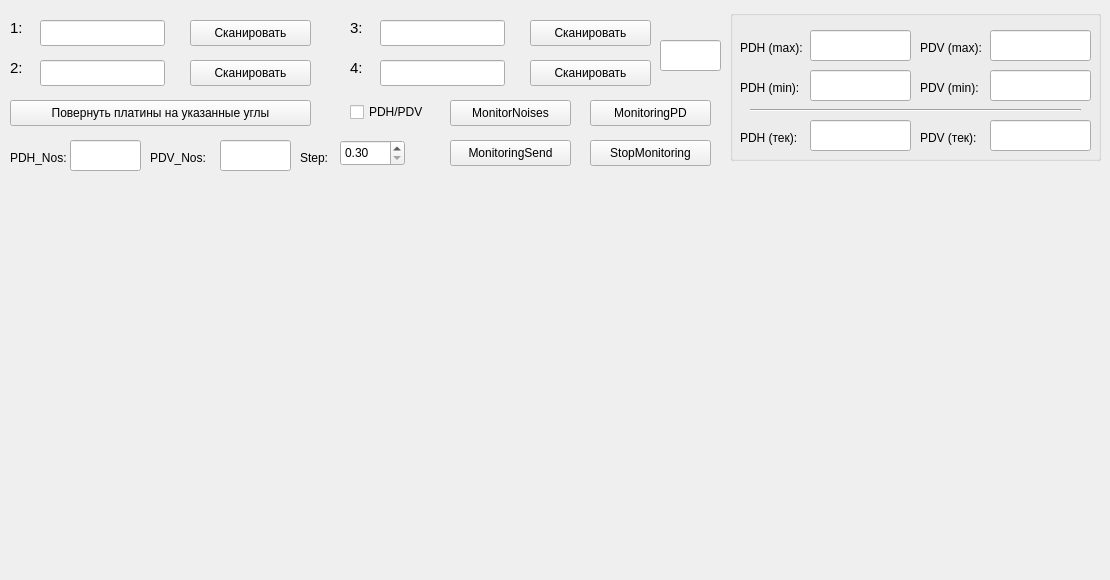
    <widget class="QWidget" name="tab_2">
     <attribute name="title">
      <string>Мониторинг</string>
     </attribute>
     <widget class="QCustomPlot" name="widget" native="true">
      <property name="geometry">
       <rect>
        <x>0</x>
        <y>180</y>
        <width>1101</width>
        <height>391</height>
       </rect>
      </property>
      <widget class="QLabel" name="imageLabel">
       <property name="geometry">
        <rect>
         <x>990</x>
         <y>10</y>
         <width>101</width>
         <height>41</height>
        </rect>
       </property>
       <property name="text">
        <string/>
       </property>
      </widget>
     </widget>
     <widget class="QPushButton" name="ScanAngles1">
      <property name="geometry">
       <rect>
        <x>190</x>
        <y>20</y>
        <width>121</width>
        <height>26</height>
       </rect>
      </property>
      <property name="text">
       <string>Сканировать</string>
      </property>
     </widget>
     <widget class="QLineEdit" name="Angles1">
      <property name="geometry">
       <rect>
        <x>40</x>
        <y>20</y>
        <width>125</width>
        <height>26</height>
       </rect>
      </property>
     </widget>
     <widget class="QLabel" name="label">
      <property name="geometry">
       <rect>
        <x>10</x>
        <y>20</y>
        <width>16</width>
        <height>16</height>
       </rect>
      </property>
      <property name="font">
       <font>
        <pointsize>11</pointsize>
       </font>
      </property>
      <property name="text">
       <string>1:</string>
      </property>
     </widget>
     <widget class="QPushButton" name="ScanAngles2">
      <property name="geometry">
       <rect>
        <x>190</x>
        <y>60</y>
        <width>121</width>
        <height>26</height>
       </rect>
      </property>
      <property name="text">
       <string>Сканировать</string>
      </property>
     </widget>
     <widget class="QLineEdit" name="Angles2">
      <property name="geometry">
       <rect>
        <x>40</x>
        <y>60</y>
        <width>125</width>
        <height>26</height>
       </rect>
      </property>
     </widget>
     <widget class="QLineEdit" name="Angles3">
      <property name="geometry">
       <rect>
        <x>380</x>
        <y>20</y>
        <width>125</width>
        <height>26</height>
       </rect>
      </property>
     </widget>
     <widget class="QLineEdit" name="Angles4">
      <property name="geometry">
       <rect>
        <x>380</x>
        <y>60</y>
        <width>125</width>
        <height>26</height>
       </rect>
      </property>
     </widget>
     <widget class="QPushButton" name="ScanAngles3">
      <property name="geometry">
       <rect>
        <x>530</x>
        <y>20</y>
        <width>121</width>
        <height>26</height>
       </rect>
      </property>
      <property name="text">
       <string>Сканировать</string>
      </property>
     </widget>
     <widget class="QPushButton" name="ScanAngles4">
      <property name="geometry">
       <rect>
        <x>530</x>
        <y>60</y>
        <width>121</width>
        <height>26</height>
       </rect>
      </property>
      <property name="text">
       <string>Сканировать</string>
      </property>
     </widget>
     <widget class="QLabel" name="label_2">
      <property name="geometry">
       <rect>
        <x>10</x>
        <y>60</y>
        <width>16</width>
        <height>16</height>
       </rect>
      </property>
      <property name="font">
       <font>
        <pointsize>11</pointsize>
       </font>
      </property>
      <property name="text">
       <string>2:</string>
      </property>
     </widget>
     <widget class="QLabel" name="label_3">
      <property name="geometry">
       <rect>
        <x>350</x>
        <y>20</y>
        <width>16</width>
        <height>16</height>
       </rect>
      </property>
      <property name="font">
       <font>
        <pointsize>11</pointsize>
       </font>
      </property>
      <property name="text">
       <string>3:</string>
      </property>
     </widget>
     <widget class="QLabel" name="label_4">
      <property name="geometry">
       <rect>
        <x>350</x>
        <y>60</y>
        <width>16</width>
        <height>16</height>
       </rect>
      </property>
      <property name="font">
       <font>
        <pointsize>11</pointsize>
       </font>
      </property>
      <property name="text">
       <string>4:</string>
      </property>
     </widget>
     <widget class="QGroupBox" name="groupBox">
      <property name="geometry">
       <rect>
        <x>730</x>
        <y>10</y>
        <width>371</width>
        <height>151</height>
       </rect>
      </property>
      <property name="title">
       <string/>
      </property>
      <widget class="QLabel" name="label_5">
       <property name="geometry">
        <rect>
         <x>10</x>
         <y>30</y>
         <width>71</width>
         <height>16</height>
        </rect>
       </property>
       <property name="font">
        <font>
         <pointsize>9</pointsize>
        </font>
       </property>
       <property name="text">
        <string>PDH (max):</string>
       </property>
      </widget>
      <widget class="QLabel" name="label_6">
       <property name="geometry">
        <rect>
         <x>10</x>
         <y>70</y>
         <width>71</width>
         <height>16</height>
        </rect>
       </property>
       <property name="font">
        <font>
         <pointsize>9</pointsize>
        </font>
       </property>
       <property name="text">
        <string>PDH (min):</string>
       </property>
      </widget>
      <widget class="QLabel" name="label_7">
       <property name="geometry">
        <rect>
         <x>190</x>
         <y>30</y>
         <width>71</width>
         <height>16</height>
        </rect>
       </property>
       <property name="font">
        <font>
         <pointsize>9</pointsize>
        </font>
       </property>
       <property name="text">
        <string>PDV (max):</string>
       </property>
      </widget>
      <widget class="QLineEdit" name="PDH_max">
       <property name="geometry">
        <rect>
         <x>80</x>
         <y>20</y>
         <width>101</width>
         <height>31</height>
        </rect>
       </property>
      </widget>
      <widget class="QLineEdit" name="PDH_min">
       <property name="geometry">
        <rect>
         <x>80</x>
         <y>60</y>
         <width>101</width>
         <height>31</height>
        </rect>
       </property>
      </widget>
      <widget class="QLabel" name="label_9">
       <property name="geometry">
        <rect>
         <x>190</x>
         <y>70</y>
         <width>71</width>
         <height>16</height>
        </rect>
       </property>
       <property name="font">
        <font>
         <pointsize>9</pointsize>
        </font>
       </property>
       <property name="text">
        <string>PDV (min):</string>
       </property>
      </widget>
      <widget class="QLineEdit" name="PDV_max">
       <property name="geometry">
        <rect>
         <x>260</x>
         <y>20</y>
         <width>101</width>
         <height>31</height>
        </rect>
       </property>
      </widget>
      <widget class="QLineEdit" name="PDV_min">
       <property name="geometry">
        <rect>
         <x>260</x>
         <y>60</y>
         <width>101</width>
         <height>31</height>
        </rect>
       </property>
      </widget>
      <widget class="QLabel" name="label_10">
       <property name="geometry">
        <rect>
         <x>10</x>
         <y>120</y>
         <width>71</width>
         <height>16</height>
        </rect>
       </property>
       <property name="font">
        <font>
         <pointsize>9</pointsize>
        </font>
       </property>
       <property name="text">
        <string>PDH (тек):</string>
       </property>
      </widget>
      <widget class="QLabel" name="label_63">
       <property name="geometry">
        <rect>
         <x>190</x>
         <y>120</y>
         <width>71</width>
         <height>16</height>
        </rect>
       </property>
       <property name="font">
        <font>
         <pointsize>9</pointsize>
        </font>
       </property>
       <property name="text">
        <string>PDV (тек):</string>
       </property>
      </widget>
      <widget class="QLineEdit" name="Cur_PDH">
       <property name="geometry">
        <rect>
         <x>80</x>
         <y>110</y>
         <width>101</width>
         <height>31</height>
        </rect>
       </property>
      </widget>
      <widget class="QLineEdit" name="Cur_PDV">
       <property name="geometry">
        <rect>
         <x>260</x>
         <y>110</y>
         <width>101</width>
         <height>31</height>
        </rect>
       </property>
      </widget>
      <widget class="Line" name="line_4">
       <property name="geometry">
        <rect>
         <x>20</x>
         <y>90</y>
         <width>331</width>
         <height>20</height>
        </rect>
       </property>
       <property name="orientation">
        <enum>Qt::Horizontal</enum>
       </property>
      </widget>
     </widget>
     <widget class="QPushButton" name="MonitoringPD">
      <property name="geometry">
       <rect>
        <x>590</x>
        <y>100</y>
        <width>121</width>
        <height>26</height>
       </rect>
      </property>
      <property name="text">
       <string>MonitoringPD</string>
      </property>
     </widget>
     <widget class="QPushButton" name="Stop_monitoring">
      <property name="geometry">
       <rect>
        <x>590</x>
        <y>140</y>
        <width>121</width>
        <height>26</height>
       </rect>
      </property>
      <property name="text">
       <string>StopMonitoring</string>
      </property>
     </widget>
     <widget class="QPushButton" name="RotateAngles">
      <property name="geometry">
       <rect>
        <x>10</x>
        <y>100</y>
        <width>301</width>
        <height>26</height>
       </rect>
      </property>
      <property name="text">
       <string>Повернуть платины на указанные углы</string>
      </property>
     </widget>
     <widget class="QLineEdit" name="Nos_PDH">
      <property name="geometry">
       <rect>
        <x>70</x>
        <y>140</y>
        <width>71</width>
        <height>31</height>
       </rect>
      </property>
     </widget>
     <widget class="QLineEdit" name="Nos_PDV">
      <property name="geometry">
       <rect>
        <x>220</x>
        <y>140</y>
        <width>71</width>
        <height>31</height>
       </rect>
      </property>
     </widget>
     <widget class="QLabel" name="label_23">
      <property name="geometry">
       <rect>
        <x>10</x>
        <y>150</y>
        <width>61</width>
        <height>16</height>
       </rect>
      </property>
      <property name="font">
       <font>
        <pointsize>9</pointsize>
       </font>
      </property>
      <property name="text">
       <string>PDH_Nos:</string>
      </property>
     </widget>
     <widget class="QLabel" name="label_24">
      <property name="geometry">
       <rect>
        <x>150</x>
        <y>150</y>
        <width>61</width>
        <height>16</height>
       </rect>
      </property>
      <property name="font">
       <font>
        <pointsize>9</pointsize>
       </font>
      </property>
      <property name="text">
       <string>PDV_Nos:</string>
      </property>
     </widget>
     <widget class="QPushButton" name="MonitorNoises">
      <property name="geometry">
       <rect>
        <x>450</x>
        <y>100</y>
        <width>121</width>
        <height>26</height>
       </rect>
      </property>
      <property name="text">
       <string>MonitorNoises</string>
      </property>
     </widget>
     <widget class="QCheckBox" name="PD_Check">
      <property name="geometry">
       <rect>
        <x>350</x>
        <y>100</y>
        <width>81</width>
        <height>24</height>
       </rect>
      </property>
      <property name="font">
       <font>
        <pointsize>9</pointsize>
       </font>
      </property>
      <property name="text">
       <string>PDH/PDV</string>
      </property>
      <property name="checked">
       <bool>false</bool>
      </property>
     </widget>
     <widget class="QPushButton" name="MonitoringSend">
      <property name="geometry">
       <rect>
        <x>450</x>
        <y>140</y>
        <width>121</width>
        <height>26</height>
       </rect>
      </property>
      <property name="text">
       <string>MonitoringSend</string>
      </property>
     </widget>
     <widget class="QLabel" name="label_25">
      <property name="geometry">
       <rect>
        <x>300</x>
        <y>150</y>
        <width>31</width>
        <height>16</height>
       </rect>
      </property>
      <property name="font">
       <font>
        <pointsize>9</pointsize>
       </font>
      </property>
      <property name="text">
       <string>Step:</string>
      </property>
     </widget>
     <widget class="QDoubleSpinBox" name="Step_scan">
      <property name="geometry">
       <rect>
        <x>340</x>
        <y>140</y>
        <width>65</width>
        <height>26</height>
       </rect>
      </property>
      <property name="minimum">
       <double>0.300000000000000</double>
      </property>
      <property name="maximum">
       <double>99.900000000000006</double>
      </property>
      <property name="singleStep">
       <double>0.300000000000000</double>
      </property>
     </widget>
     <widget class="QLineEdit" name="Interval">
      <property name="geometry">
       <rect>
        <x>660</x>
        <y>40</y>
        <width>61</width>
        <height>31</height>
       </rect>
      </property>
     </widget>
    </widget>
